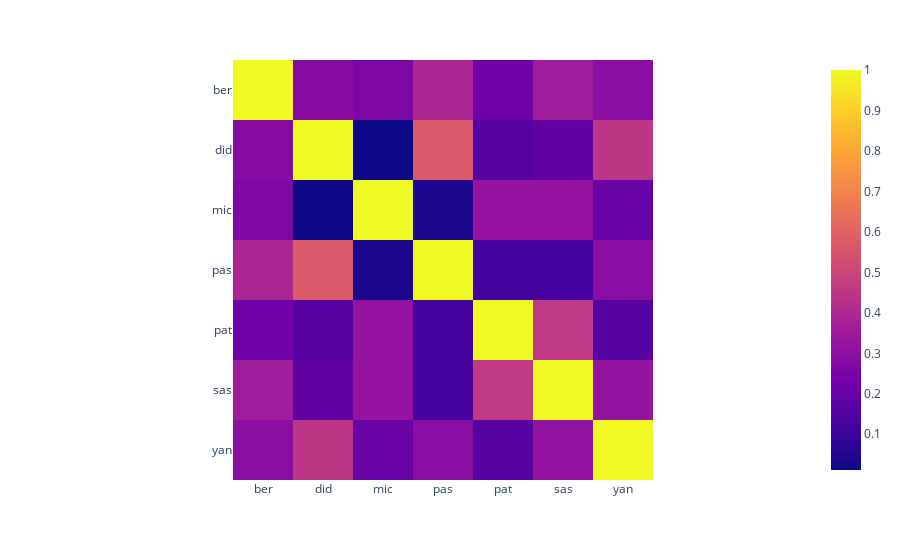

Write notebook code for a chart like this one.
### Markdown cell above
D.h. der höchste Wert hier steht für die beiden "ähnlichsten" Manager.
Intuitiver kann man das in einer Heatmap erkennen:

### Code cell
fig = px.imshow(df.corr())
fig.show()

### Figure 1 — Plotly figure (JSON) as saved in the notebook; plotly's stock layout.template omitted (floating-point values rounded to 4 significant figures)
{"data": [{"coloraxis": "coloraxis", "hovertemplate": "x: %{x}<br>y: %{y}<br>color: %{z}<extra></extra>", "name": "0", "type": "heatmap", "x": ["ber", "did", "mic", "pas", "pat", "sas", "yan"], "xaxis": "x", "y": ["ber", "did", "mic", "pas", "pat", "sas", "yan"], "yaxis": "y", "z": [[1, 0.2827, 0.2592, 0.3895, 0.2219, 0.3586, 0.2944], [0.2827, 1, 0.01168, 0.5689, 0.1577, 0.1901, 0.4521], [0.2592, 0.01168, 1, 0.04318, 0.3235, 0.322, 0.202], [0.3895, 0.5689, 0.04318, 1, 0.1205, 0.1215, 0.2919], [0.2219, 0.1577, 0.3235, 0.1205, 1, 0.459, 0.158], [0.3586, 0.1901, 0.322, 0.1215, 0.459, 1, 0.3202], [0.2944, 0.4521, 0.202, 0.2919, 0.158, 0.3202, 1]]}], "layout": {"coloraxis": {"colorscale": [[0, "#0d0887"], [0.1111, "#46039f"], [0.2222, "#7201a8"], [0.3333, "#9c179e"], [0.4444, "#bd3786"], [0.5556, "#d8576b"], [0.6667, "#ed7953"], [0.7778, "#fb9f3a"], [0.8889, "#fdca26"], [1, "#f0f921"]]}, "margin": {"t": 60}, "xaxis": {"anchor": "y", "constrain": "domain", "domain": [0, 1], "scaleanchor": "y"}, "yaxis": {"anchor": "x", "autorange": "reversed", "constrain": "domain", "domain": [0, 1]}}}
